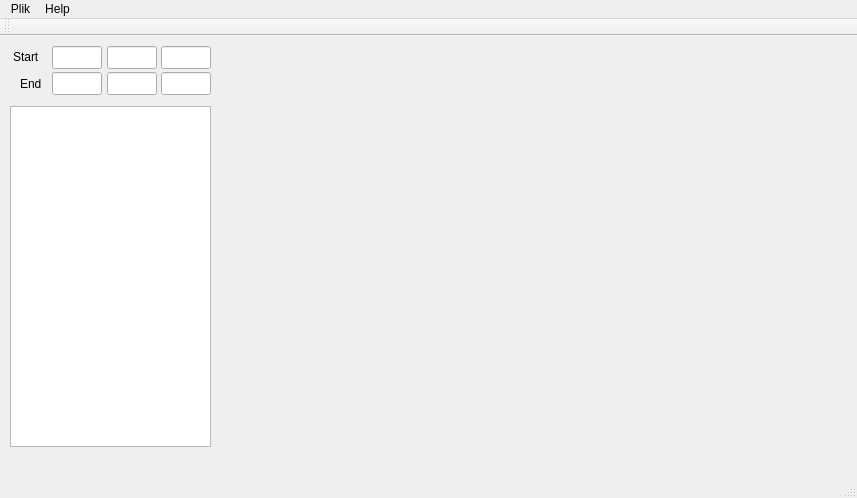
<?xml version="1.0" encoding="UTF-8"?>
<ui version="4.0">
 <class>WektoryGUI</class>
 <widget class="QMainWindow" name="WektoryGUI">
  <property name="geometry">
   <rect>
    <x>0</x>
    <y>0</y>
    <width>857</width>
    <height>498</height>
   </rect>
  </property>
  <property name="windowTitle">
   <string>WektoryGUI</string>
  </property>
  <widget class="QWidget" name="centralWidget">
   <widget class="QLineEdit" name="startXEdit">
    <property name="geometry">
     <rect>
      <x>52</x>
      <y>10</y>
      <width>50</width>
      <height>23</height>
     </rect>
    </property>
    <property name="toolTip">
     <string>x</string>
    </property>
   </widget>
   <widget class="QLineEdit" name="startYEdit">
    <property name="geometry">
     <rect>
      <x>107</x>
      <y>10</y>
      <width>50</width>
      <height>23</height>
     </rect>
    </property>
    <property name="toolTip">
     <string>y</string>
    </property>
   </widget>
   <widget class="QLineEdit" name="startZEdit">
    <property name="geometry">
     <rect>
      <x>161</x>
      <y>10</y>
      <width>50</width>
      <height>23</height>
     </rect>
    </property>
    <property name="toolTip">
     <string>z</string>
    </property>
   </widget>
   <widget class="QLineEdit" name="endXEdit">
    <property name="geometry">
     <rect>
      <x>52</x>
      <y>36</y>
      <width>50</width>
      <height>23</height>
     </rect>
    </property>
    <property name="toolTip">
     <string>x</string>
    </property>
   </widget>
   <widget class="QLineEdit" name="endYEdit">
    <property name="geometry">
     <rect>
      <x>107</x>
      <y>36</y>
      <width>50</width>
      <height>23</height>
     </rect>
    </property>
    <property name="toolTip">
     <string>y</string>
    </property>
   </widget>
   <widget class="QLineEdit" name="endZEdit">
    <property name="geometry">
     <rect>
      <x>161</x>
      <y>36</y>
      <width>50</width>
      <height>23</height>
     </rect>
    </property>
    <property name="toolTip">
     <string>z</string>
    </property>
   </widget>
   <widget class="QLabel" name="label">
    <property name="geometry">
     <rect>
      <x>13</x>
      <y>16</y>
      <width>31</width>
      <height>10</height>
     </rect>
    </property>
    <property name="text">
     <string>Start</string>
    </property>
   </widget>
   <widget class="QLabel" name="label_2">
    <property name="geometry">
     <rect>
      <x>20</x>
      <y>40</y>
      <width>31</width>
      <height>16</height>
     </rect>
    </property>
    <property name="text">
     <string>End</string>
    </property>
   </widget>
   <widget class="QTableWidget" name="tableWidget">
    <property name="geometry">
     <rect>
      <x>10</x>
      <y>70</y>
      <width>201</width>
      <height>341</height>
     </rect>
    </property>
   </widget>
  </widget>
  <widget class="QMenuBar" name="menuBar">
   <property name="geometry">
    <rect>
     <x>0</x>
     <y>0</y>
     <width>857</width>
     <height>20</height>
    </rect>
   </property>
   <widget class="QMenu" name="menuPlik">
    <property name="title">
     <string>Plik</string>
    </property>
    <addaction name="actionOtw_rz"/>
    <addaction name="actionZapisz"/>
    <addaction name="actionZamknij_plik"/>
    <addaction name="actionKoniec"/>
   </widget>
   <widget class="QMenu" name="menuHelp">
    <property name="title">
     <string>Help</string>
    </property>
    <addaction name="actionAbout"/>
    <addaction name="actionHelp"/>
   </widget>
   <addaction name="menuPlik"/>
   <addaction name="menuHelp"/>
  </widget>
  <widget class="QToolBar" name="mainToolBar">
   <attribute name="toolBarArea">
    <enum>TopToolBarArea</enum>
   </attribute>
   <attribute name="toolBarBreak">
    <bool>false</bool>
   </attribute>
  </widget>
  <widget class="QStatusBar" name="statusBar"/>
  <action name="actionAbout">
   <property name="text">
    <string>About</string>
   </property>
  </action>
  <action name="actionHelp">
   <property name="text">
    <string>Help</string>
   </property>
  </action>
  <action name="actionOtw_rz">
   <property name="text">
    <string>Otwórz</string>
   </property>
  </action>
  <action name="actionZapisz">
   <property name="text">
    <string>Zapisz</string>
   </property>
  </action>
  <action name="actionZamknij_plik">
   <property name="text">
    <string>Zamknij plik</string>
   </property>
  </action>
  <action name="actionKoniec">
   <property name="text">
    <string>Koniec</string>
   </property>
  </action>
 </widget>
 <layoutdefault spacing="6" margin="11"/>
 <resources/>
 <connections/>
</ui>
